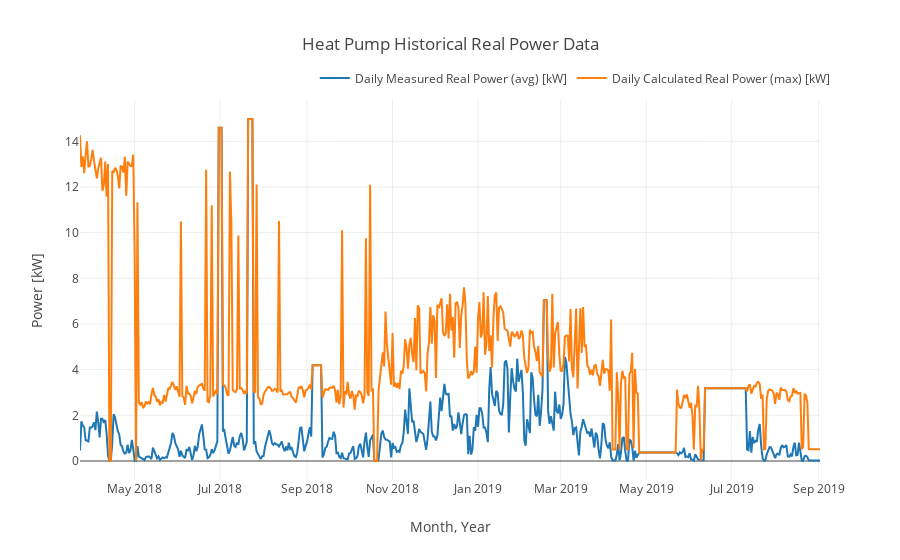

Notebook source saved alongside this figure:
### Code cell
# Display heat pump Real Power over the time period
data_name = 'Daily Measured Real Power (avg) [kW]'
fig = go.Figure()
fig.add_trace(go.Scatter(
    x=emcb_appliance_df_dict['AC_Compressor']['Date'],
    y=emcb_appliance_df_dict['AC_Compressor'][data_name],
    name=data_name))
data_name = 'Daily Calculated Real Power (max) [kW]'
fig.add_trace(go.Scatter(
    x=emcb_appliance_df_dict['AC_Compressor']['Date'],
    y=emcb_appliance_df_dict['AC_Compressor'][data_name],
    name=data_name))
fig.update_layout(xaxis_title="Month, Year", yaxis_title="Power [kW]", title="Heat Pump Historical Real Power Data",
                  template="none", legend=dict(
                                    orientation="h",
                                    yanchor="bottom",
                                    y=1.02,
                                    xanchor="right",
                                    x=1.02))
fig.show()

### Figure 1 — Plotly figure (JSON) as saved in the notebook; plotly's stock layout.template omitted (floating-point values rounded to 4 significant figures; data arrays with more than 128 entries replaced by an {"elided": "..."} marker saying what was removed)
{"data": [{"name": "Daily Measured Real Power (avg) [kW]", "type": "scatter", "x": {"elided": "529 str values"}, "y": {"elided": "529 float values"}}, {"name": "Daily Calculated Real Power (max) [kW]", "type": "scatter", "x": {"elided": "529 str values"}, "y": {"elided": "529 float values"}}], "layout": {"legend": {"orientation": "h", "x": 1.02, "xanchor": "right", "y": 1.02, "yanchor": "bottom"}, "title": {"text": "Heat Pump Historical Real Power Data"}, "xaxis": {"title": {"text": "Month, Year"}}, "yaxis": {"title": {"text": "Power [kW]"}}}}
